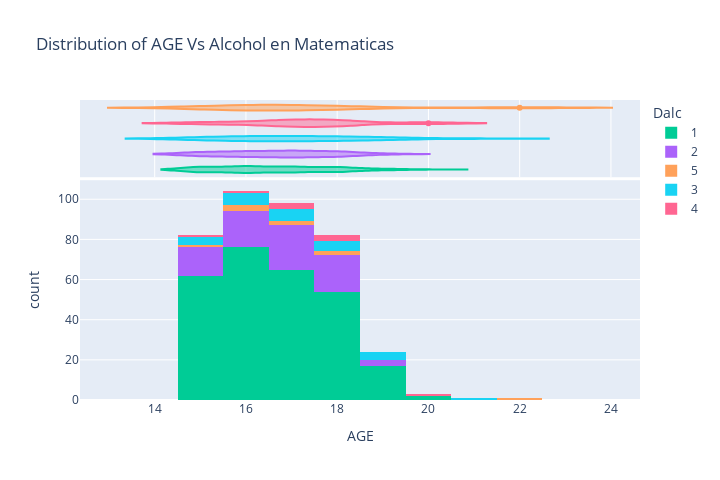

The code cell stored with this chart in its notebook:
### Markdown cell above
# cantidad de alcohol ingerido en fines de semana clase matematicas

### Code cell
import plotly.express as px
fig = px.histogram(alcoholEstudiantesMat, x="age", color="Dalc", marginal="violin", hover_data=alcoholEstudiantesMat.columns, 
                   title ="Distribution of AGE Vs Alcohol en Matematicas", 
                   labels={"age": "AGE"},
                   color_discrete_map={"0": "RebeccaPurple", "1": "MediumPurple",},
                   width=720, height=480
                  ) 
fig.show()

### Figure 1 — Plotly figure (JSON) as saved in the notebook; plotly's stock layout.template omitted (floating-point values rounded to 4 significant figures; data arrays with more than 128 entries replaced by an {"elided": "..."} marker saying what was removed)
{"data": [{"alignmentgroup": "True", "bingroup": "x", "hovertemplate": "Dalc=1<br>AGE=%{x}<br>count=%{y}<extra></extra>", "legendgroup": "1", "marker": {"color": "#00cc96"}, "name": "1", "offsetgroup": "1", "orientation": "v", "showlegend": true, "type": "histogram", "x": {"elided": "276 int values"}, "xaxis": "x", "yaxis": "y"}, {"alignmentgroup": "True", "customdata": {"elided": "276x33 mixed values"}, "hovertemplate": "Dalc=%{customdata[26]}<br>AGE=%{customdata[2]}<br>school=%{customdata[0]}<br>sex=%{customdata[1]}<br>address=%{customdata[3]}<br>famsize=%{customdata[4]}<br>Pstatus=%{customdata[5]}<br>Medu=%{customdata[6]}<br>Fedu=%{customdata[7]}<br>Mjob=%{customdata[8]}<br>Fjob=%{customdata[9]}<br>reason=%{customdata[10]}<br>guardian=%{customdata[11]}<br>traveltime=%{customdata[12]}<br>studytime=%{customdata[13]}<br>failures=%{customdata[14]}<br>schoolsup=%{customdata[15]}<br>famsup=%{customdata[16]}<br>paid=%{customdata[17]}<br>activities=%{customdata[18]}<br>nursery=%{customdata[19]}<br>higher=%{customdata[20]}<br>internet=%{customdata[21]}<br>romantic=%{customdata[22]}<br>famrel=%{customdata[23]}<br>freetime=%{customdata[24]}<br>goout=%{customdata[25]}<br>Walc=%{customdata[27]}<br>health=%{customdata[28]}<br>absences=%{customdata[29]}<br>G1=%{customdata[30]}<br>G2=%{customdata[31]}<br>G3=%{customdata[32]}<extra></extra>", "legendgroup": "1", "marker": {"color": "#00cc96"}, "name": "1", "offsetgroup": "1", "scalegroup": "x", "showlegend": false, "type": "violin", "x": {"elided": "276 int values"}, "xaxis": "x2", "yaxis": "y2"}, {"alignmentgroup": "True", "bingroup": "x", "hovertemplate": "Dalc=2<br>AGE=%{x}<br>count=%{y}<extra></extra>", "legendgroup": "2", "marker": {"color": "#ab63fa"}, "name": "2", "offsetgroup": "2", "orientation": "v", "showlegend": true, "type": "histogram", "x": [15, 17, 16, 15, 15, 16, 15, 16, 15, 16, 16, 15, 15, 15, 16, 16, 15, 15, 15, 16, 16, 15, 17, 16, 16, 15, 18, 15, 17, 16, 16, 16, 16, 17, 17, 17, 17, 16, 18, 17, 18, 16, 17, 16, 18, 18, 17, 18, 17, 17, 17, 19, 18, 17, 19, 19, 17, 17, 17, 17, 18, 18, 17, 17, 18, 18, 18, 17, 18, 18, 18, 18, 18, 17, 18], "xaxis": "x", "yaxis": "y"}, {"alignmentgroup": "True", "customdata": {"elided": "75x33 mixed values"}, "hovertemplate": "Dalc=%{customdata[26]}<br>AGE=%{customdata[2]}<br>school=%{customdata[0]}<br>sex=%{customdata[1]}<br>address=%{customdata[3]}<br>famsize=%{customdata[4]}<br>Pstatus=%{customdata[5]}<br>Medu=%{customdata[6]}<br>Fedu=%{customdata[7]}<br>Mjob=%{customdata[8]}<br>Fjob=%{customdata[9]}<br>reason=%{customdata[10]}<br>guardian=%{customdata[11]}<br>traveltime=%{customdata[12]}<br>studytime=%{customdata[13]}<br>failures=%{customdata[14]}<br>schoolsup=%{customdata[15]}<br>famsup=%{customdata[16]}<br>paid=%{customdata[17]}<br>activities=%{customdata[18]}<br>nursery=%{customdata[19]}<br>higher=%{customdata[20]}<br>internet=%{customdata[21]}<br>romantic=%{customdata[22]}<br>famrel=%{customdata[23]}<br>freetime=%{customdata[24]}<br>goout=%{customdata[25]}<br>Walc=%{customdata[27]}<br>health=%{customdata[28]}<br>absences=%{customdata[29]}<br>G1=%{customdata[30]}<br>G2=%{customdata[31]}<br>G3=%{customdata[32]}<extra></extra>", "legendgroup": "2", "marker": {"color": "#ab63fa"}, "name": "2", "offsetgroup": "2", "scalegroup": "x", "showlegend": false, "type": "violin", "x": [15, 17, 16, 15, 15, 16, 15, 16, 15, 16, 16, 15, 15, 15, 16, 16, 15, 15, 15, 16, 16, 15, 17, 16, 16, 15, 18, 15, 17, 16, 16, 16, 16, 17, 17, 17, 17, 16, 18, 17, 18, 16, 17, 16, 18, 18, 17, 18, 17, 17, 17, 19, 18, 17, 19, 19, 17, 17, 17, 17, 18, 18, 17, 17, 18, 18, 18, 17, 18, 18, 18, 18, 18, 17, 18], "xaxis": "x2", "yaxis": "y2"}, {"alignmentgroup": "True", "bingroup": "x", "hovertemplate": "Dalc=5<br>AGE=%{x}<br>count=%{y}<extra></extra>", "legendgroup": "5", "marker": {"color": "#FFA15A"}, "name": "5", "offsetgroup": "5", "orientation": "v", "showlegend": true, "type": "histogram", "x": [16, 16, 15, 16, 18, 17, 22, 17, 18], "xaxis": "x", "yaxis": "y"}, {"alignmentgroup": "True", "customdata": {"elided": "9x33 mixed values"}, "hovertemplate": "Dalc=%{customdata[26]}<br>AGE=%{customdata[2]}<br>school=%{customdata[0]}<br>sex=%{customdata[1]}<br>address=%{customdata[3]}<br>famsize=%{customdata[4]}<br>Pstatus=%{customdata[5]}<br>Medu=%{customdata[6]}<br>Fedu=%{customdata[7]}<br>Mjob=%{customdata[8]}<br>Fjob=%{customdata[9]}<br>reason=%{customdata[10]}<br>guardian=%{customdata[11]}<br>traveltime=%{customdata[12]}<br>studytime=%{customdata[13]}<br>failures=%{customdata[14]}<br>schoolsup=%{customdata[15]}<br>famsup=%{customdata[16]}<br>paid=%{customdata[17]}<br>activities=%{customdata[18]}<br>nursery=%{customdata[19]}<br>higher=%{customdata[20]}<br>internet=%{customdata[21]}<br>romantic=%{customdata[22]}<br>famrel=%{customdata[23]}<br>freetime=%{customdata[24]}<br>goout=%{customdata[25]}<br>Walc=%{customdata[27]}<br>health=%{customdata[28]}<br>absences=%{customdata[29]}<br>G1=%{customdata[30]}<br>G2=%{customdata[31]}<br>G3=%{customdata[32]}<extra></extra>", "legendgroup": "5", "marker": {"color": "#FFA15A"}, "name": "5", "offsetgroup": "5", "scalegroup": "x", "showlegend": false, "type": "violin", "x": [16, 16, 15, 16, 18, 17, 22, 17, 18], "xaxis": "x2", "yaxis": "y2"}, {"alignmentgroup": "True", "bingroup": "x", "hovertemplate": "Dalc=3<br>AGE=%{x}<br>count=%{y}<extra></extra>", "legendgroup": "3", "marker": {"color": "#19d3f3"}, "name": "3", "offsetgroup": "3", "orientation": "v", "showlegend": true, "type": "histogram", "x": [15, 15, 16, 15, 15, 16, 16, 17, 16, 16, 16, 17, 18, 18, 17, 19, 17, 18, 17, 19, 19, 18, 17, 21, 18, 19], "xaxis": "x", "yaxis": "y"}, {"alignmentgroup": "True", "customdata": {"elided": "26x33 mixed values"}, "hovertemplate": "Dalc=%{customdata[26]}<br>AGE=%{customdata[2]}<br>school=%{customdata[0]}<br>sex=%{customdata[1]}<br>address=%{customdata[3]}<br>famsize=%{customdata[4]}<br>Pstatus=%{customdata[5]}<br>Medu=%{customdata[6]}<br>Fedu=%{customdata[7]}<br>Mjob=%{customdata[8]}<br>Fjob=%{customdata[9]}<br>reason=%{customdata[10]}<br>guardian=%{customdata[11]}<br>traveltime=%{customdata[12]}<br>studytime=%{customdata[13]}<br>failures=%{customdata[14]}<br>schoolsup=%{customdata[15]}<br>famsup=%{customdata[16]}<br>paid=%{customdata[17]}<br>activities=%{customdata[18]}<br>nursery=%{customdata[19]}<br>higher=%{customdata[20]}<br>internet=%{customdata[21]}<br>romantic=%{customdata[22]}<br>famrel=%{customdata[23]}<br>freetime=%{customdata[24]}<br>goout=%{customdata[25]}<br>Walc=%{customdata[27]}<br>health=%{customdata[28]}<br>absences=%{customdata[29]}<br>G1=%{customdata[30]}<br>G2=%{customdata[31]}<br>G3=%{customdata[32]}<extra></extra>", "legendgroup": "3", "marker": {"color": "#19d3f3"}, "name": "3", "offsetgroup": "3", "scalegroup": "x", "showlegend": false, "type": "violin", "x": [15, 15, 16, 15, 15, 16, 16, 17, 16, 16, 16, 17, 18, 18, 17, 19, 17, 18, 17, 19, 19, 18, 17, 21, 18, 19], "xaxis": "x2", "yaxis": "y2"}, {"alignmentgroup": "True", "bingroup": "x", "hovertemplate": "Dalc=4<br>AGE=%{x}<br>count=%{y}<extra></extra>", "legendgroup": "4", "marker": {"color": "#FF6692"}, "name": "4", "offsetgroup": "4", "orientation": "v", "showlegend": true, "type": "histogram", "x": [15, 16, 17, 17, 17, 18, 18, 18, 20], "xaxis": "x", "yaxis": "y"}, {"alignmentgroup": "True", "customdata": {"elided": "9x33 mixed values"}, "hovertemplate": "Dalc=%{customdata[26]}<br>AGE=%{customdata[2]}<br>school=%{customdata[0]}<br>sex=%{customdata[1]}<br>address=%{customdata[3]}<br>famsize=%{customdata[4]}<br>Pstatus=%{customdata[5]}<br>Medu=%{customdata[6]}<br>Fedu=%{customdata[7]}<br>Mjob=%{customdata[8]}<br>Fjob=%{customdata[9]}<br>reason=%{customdata[10]}<br>guardian=%{customdata[11]}<br>traveltime=%{customdata[12]}<br>studytime=%{customdata[13]}<br>failures=%{customdata[14]}<br>schoolsup=%{customdata[15]}<br>famsup=%{customdata[16]}<br>paid=%{customdata[17]}<br>activities=%{customdata[18]}<br>nursery=%{customdata[19]}<br>higher=%{customdata[20]}<br>internet=%{customdata[21]}<br>romantic=%{customdata[22]}<br>famrel=%{customdata[23]}<br>freetime=%{customdata[24]}<br>goout=%{customdata[25]}<br>Walc=%{customdata[27]}<br>health=%{customdata[28]}<br>absences=%{customdata[29]}<br>G1=%{customdata[30]}<br>G2=%{customdata[31]}<br>G3=%{customdata[32]}<extra></extra>", "legendgroup": "4", "marker": {"color": "#FF6692"}, "name": "4", "offsetgroup": "4", "scalegroup": "x", "showlegend": false, "type": "violin", "x": [15, 16, 17, 17, 17, 18, 18, 18, 20], "xaxis": "x2", "yaxis": "y2"}], "layout": {"barmode": "relative", "height": 480, "legend": {"title": {"text": "Dalc"}, "tracegroupgap": 0}, "title": {"text": "Distribution of AGE Vs Alcohol en Matematicas"}, "width": 720, "xaxis": {"anchor": "y", "domain": [0, 1], "title": {"text": "AGE"}}, "xaxis2": {"anchor": "y2", "domain": [0, 1], "matches": "x", "showgrid": true, "showticklabels": false}, "yaxis": {"anchor": "x", "domain": [0, 0.7326], "title": {"text": "count"}}, "yaxis2": {"anchor": "x2", "domain": [0.7426, 1], "matches": "y2", "showgrid": false, "showline": false, "showticklabels": false, "ticks": ""}}}
